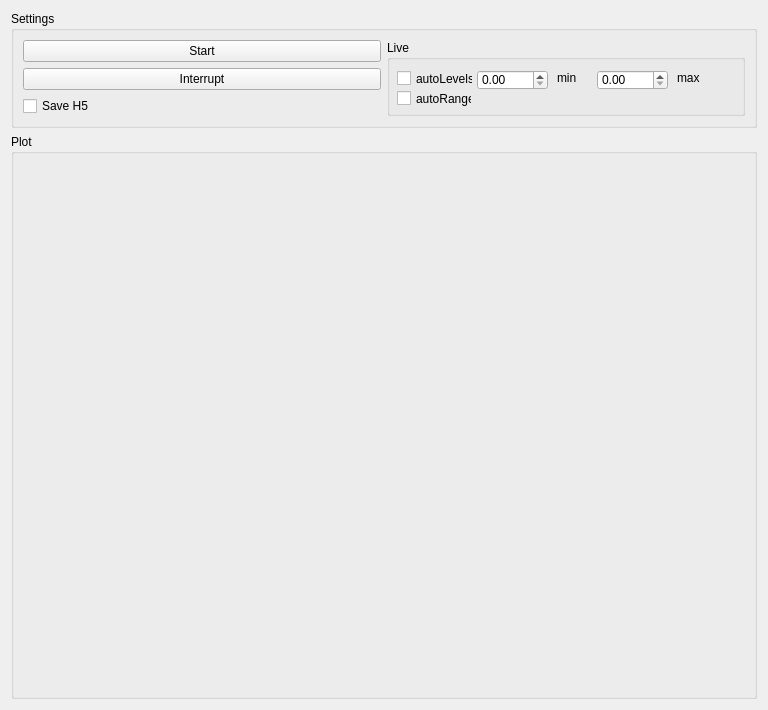
<?xml version="1.0" encoding="UTF-8"?>
<ui version="4.0">
 <class>Form</class>
 <widget class="QWidget" name="Form">
  <property name="geometry">
   <rect>
    <x>0</x>
    <y>0</y>
    <width>768</width>
    <height>710</height>
   </rect>
  </property>
  <property name="windowTitle">
   <string>Form</string>
  </property>
  <layout class="QGridLayout" name="gridLayout_2" rowstretch="0,1">
   <item row="1" column="0">
    <widget class="QGroupBox" name="plot_groupBox">
     <property name="title">
      <string>Plot</string>
     </property>
     <layout class="QVBoxLayout" name="verticalLayout"/>
    </widget>
   </item>
   <item row="0" column="0">
    <widget class="QGroupBox" name="settings_groupBox">
     <property name="title">
      <string>Settings</string>
     </property>
     <layout class="QGridLayout" name="gridLayout">
      <item row="2" column="0">
       <widget class="QCheckBox" name="save_h5_checkBox">
        <property name="text">
         <string>Save H5</string>
        </property>
       </widget>
      </item>
      <item row="1" column="0">
       <widget class="QPushButton" name="interrupt_pushButton">
        <property name="text">
         <string>Interrupt</string>
        </property>
       </widget>
      </item>
      <item row="0" column="0">
       <widget class="QPushButton" name="start_pushButton">
        <property name="text">
         <string>Start</string>
        </property>
       </widget>
      </item>
      <item row="0" column="1" rowspan="3">
       <widget class="QGroupBox" name="Live_groupBox">
        <property name="title">
         <string>Live</string>
        </property>
        <widget class="QCheckBox" name="autoLevels_checkBox">
         <property name="geometry">
          <rect>
           <x>10</x>
           <y>30</y>
           <width>76</width>
           <height>17</height>
          </rect>
         </property>
         <property name="text">
          <string>autoLevels</string>
         </property>
        </widget>
        <widget class="QDoubleSpinBox" name="min_doubleSpinBox">
         <property name="geometry">
          <rect>
           <x>90</x>
           <y>30</y>
           <width>71</width>
           <height>20</height>
          </rect>
         </property>
        </widget>
        <widget class="QDoubleSpinBox" name="max_doubleSpinBox">
         <property name="geometry">
          <rect>
           <x>210</x>
           <y>30</y>
           <width>71</width>
           <height>20</height>
          </rect>
         </property>
        </widget>
        <widget class="QLabel" name="label_max">
         <property name="geometry">
          <rect>
           <x>170</x>
           <y>30</y>
           <width>21</width>
           <height>16</height>
          </rect>
         </property>
         <property name="text">
          <string>min</string>
         </property>
        </widget>
        <widget class="QLabel" name="label_min">
         <property name="geometry">
          <rect>
           <x>290</x>
           <y>30</y>
           <width>28</width>
           <height>16</height>
          </rect>
         </property>
         <property name="text">
          <string>max</string>
         </property>
        </widget>
        <widget class="QCheckBox" name="autoRange_checkBox">
         <property name="geometry">
          <rect>
           <x>10</x>
           <y>50</y>
           <width>75</width>
           <height>17</height>
          </rect>
         </property>
         <property name="text">
          <string>autoRange</string>
         </property>
        </widget>
        <zorder>label_max</zorder>
        <zorder>autoLevels_checkBox</zorder>
        <zorder>min_doubleSpinBox</zorder>
        <zorder>max_doubleSpinBox</zorder>
        <zorder>label_min</zorder>
        <zorder>autoRange_checkBox</zorder>
       </widget>
      </item>
     </layout>
    </widget>
   </item>
  </layout>
 </widget>
 <resources/>
 <connections/>
</ui>
